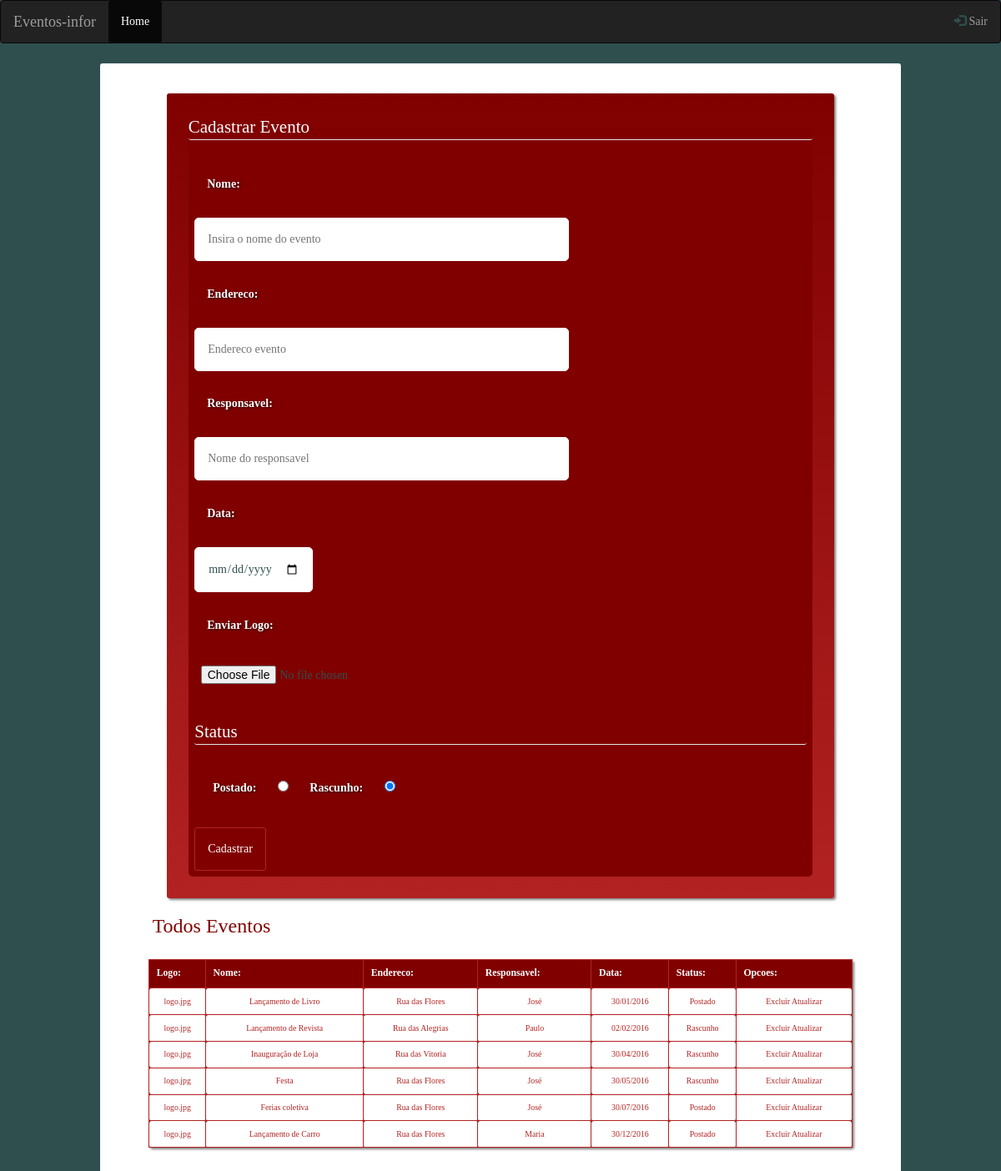
The app's page /painel.php (signed in) with its own data.
### tables this page shows
CREATE TABLE evento(
	id_evento INT AUTO_INCREMENT PRIMARY KEY,
	id_usuario INT NOT NULL REFERENCES usuario(id_usuario),
	nome VARCHAR(60) NOT NULL,
	endereco VARCHAR(60) NOT NULL,
	responsavel VARCHAR(60) NOT NULL,
	logo VARCHAR(60) NOT NULL,
	status_evento BOOL NOT NULL,
	data_evento DATE NOT NULL
);

### app/controller/Controller.php (called while the page is built, shortened)
<?php
	Class Controller{
		public function painelAction(){
			$eventoDAO = new EventoDAO();
			$eventos = $eventoDAO->getEventos();
			include "app/view/layout-painel.php";
		}
	}
?>

### painel.php (called while the page is built, shortened)
<?php
	include "app/model/EventoDAO.php";
	include "app/model/helper.php";
	include "app/controller/Controller.php";
	$controller = new Controller();
	$controller->painelAction();
?>

### app/model/DAO.php (called while the page is built, shortened)
<?php
	class DAO{
		public function __construct(){
			$this->host = "localhost";
			$this->user = "root";
			$this->password = "";
			$this->dataBase = "eventos";
			$this->mysqli = new mysqli($this->host,$this->user,$this->password, $this->dataBase);
		}
	}
?>

### app/model/EventoDAO.php (called while the page is built, shortened)
<?php
	include "DAO.php";
	class EventoDAO extends DAO{
		public function getEventos(){
			$sql = "SELECT * FROM evento ORDER BY data_evento";
			$result = $this->mysqli->query($sql);
			$eventos = array();
			while($e = $result->fetch_object()){
				$eventos[] = $e;
			}
			return $eventos;
		}
	}
?>

### app/model/helper.php (called while the page is built, shortened)
<?php
	function statusForView($status){
		if($status == 0){
			return "Rascunho";
		}
		return "Postado";
	}
	function dateForView($data){
		$dados = explode("-",$data);
		$data_exibir = "{$dados[2]}/{$dados[1]}/{$dados[0]}";
		return $data_exibir;
	}
?>

### app/view/layout-painel.php (the view, shortened to what this page needs)
<!DOCTYPE html>
<html lang="pt">
	<head>
		<link rel="stylesheet" href="css/style.css"/>
		<link rel="stylesheet" href="http://maxcdn.bootstrapcdn.com/bootstrap/3.3.6/css/bootstrap.min.css">
	</head>
	<body class="corpo">
		<?php include "app/view/nav-bar.php";?>
		<div class="principal">
			<form method="POST" class="formulario">
				<fieldset>
					<legend class="legend">Cadastrar Evento</legend>
					<label>Nome:</label><br>
					<input type="text" name="nome" id="nome" placeholder="Insira o nome do evento"required><br>
					<label>Endereco:</label><br>
					<input type="text" name="endereco" id="endereco" placeholder="Endereco evento"required><br>
					<label>Responsavel:</label><br>
					<input type="text" name="responsavel" id="responsavel" placeholder="Nome do responsavel"required><br>
					<label>Data:</label><br>
					<input type="date" name="data_evento" required/><br>
					<label>Enviar Logo:</label><br>
					<input type="file" name="logo" required/><br>
					<fieldset class="status">
						<legend class="legend">Status</legend>
						<label for="s1">Postado:</label>
						<input type="radio" id="s1"name="status_evento" value="1"/>
						<label for="s2">Rascunho:</label>
						<input type="radio" id="s2"name="status_evento" value="0" checked/><br>
					</fieldset>
					<input type="submit" value="Cadastrar"/>
				</fieldset>
			</form>
			<h3>Todos Eventos</h3>
			<table class="tabela">
				<tr>
					<th>Logo:</th>
					<th>Nome:</th>
					<th>Endereco:</th>
					<th>Responsavel:</th>
					<th>Data:</th>
					<th>Status:</th>
					<th>Opcoes:</th>
				</tr>
				<?php foreach ($eventos as $e ): ?>
					<tr>
						<td><?= $e->logo; ?></td>
						<td><?= $e->nome; ?></td>
						<td><?= $e->endereco; ?></td>
						<td><?= $e->responsavel ;?></td>
						<td><?= dateForView($e->data_evento);?></td>
						<td><?= statusForView($e->status_evento) ;?></td>
						<td>
							<a href="excluir.php?id=<?= $e->id_evento; ?>">Excluir</a>
							<a href="atualizar.php?id=<?= $e->id_evento; ?>">Atualizar</a>
						</td>
					</tr>
				<?php endforeach; ?>
			</table>
		</div>
	</body>
</html>

### app/view/nav-bar.php
<nav class="navbar navbar-inverse">
  <div class="container-fluid">
    <div class="navbar-header">
      <a class="navbar-brand" href="index.php">Eventos-infor</a>
    </div>
    <ul class="nav navbar-nav">
      <li class="active"><a href="index.php">Home</a></li>
    </ul>
    <ul class="nav navbar-nav navbar-right">
      <li><a href="logoff.php"><span class="glyphicon glyphicon-log-in"></span> Sair</a></li>
    </ul>
  </div>
</nav>

### css/style.css (style rules this page uses)
* { border-radius: 3px; font-family: Verdana; color: #2F4F4F; }
.corpo { background: #2F4F4F; }
.principal h1, .principal h3 { color: #800000; margin-left: 3%; }
.principal { width: 80%; margin: 2% auto auto; background: #FFF; position: relative; padding: 3%; }
.formulario { background-image: linear-gradient(to bottom,#800000,#B22222); box-shadow: 2px 2px 3px rgba(0,0,0,0.5); width: 90%; max-height: 10%; margin: 0% auto auto; padding: 2%; transition: all 1s; }
.formulario fieldset { margin: 1%; background: #800000; border-radius: 5px; z-index: 0; }
.formulario label, .formulario span { color:#FFF; padding: 2%; margin: 1%; text-shadow: 1px 1px 3px rgba(0,0,0,0.7); }
.legend { color:#FFF; text-shadow: none; background: none; box-shadow: 0px 0px 0px #000; }
input { padding: 2%; }
input[type=text], input[type=date], input[type=email],input[type=password] { border-radius: 5px; border: 1px solid #FFF; margin: 1%; transition: all 1s; }
input[type=text] { width: 60%; }
input[type=submit], input[type=reset] { background: #800000; border: 1px solid #B22222; color: #FFF; margin: 1%; transition: all 0.5s; }
.tabela { background-image: linear-gradient(to bottom,#B22222,#800000); box-shadow: 2px 2px 3px rgba(0,0,0,0.5); font-size: 0.7em; width: 95%; height: auto; margin: 3% auto 3%; padding: 2%; transition: all 1s; position: relative; }
.tabela a { color: #B22222; background: #FFF; border: none; transition: all 0.5s; }
.tabela th { border: 1px solid #B22222; background: #800000; color: #FFF; padding: 1%; font-size: 1.2em; }
.tabela td { border: 1px solid #B22222; background: #FFF; color: #B22222; text-align: center; padding: 1%; transition: all 0.5s; }

### records on screen
evento: logo "logo.jpg", nome "Lançamento de Livro", endereco "Rua das Flores", responsavel "José", data_evento "30/01/2016", status_evento "Postado"
evento: logo "logo.jpg", nome "Lançamento de Revista", endereco "Rua das Alegrias", responsavel "Paulo", data_evento "02/02/2016", status_evento "Rascunho"
evento: logo "logo.jpg", nome "Inauguração de Loja", endereco "Rua das Vitoria", responsavel "José", data_evento "30/04/2016", status_evento "Rascunho"
evento: logo "logo.jpg", nome "Festa", endereco "Rua das Flores", responsavel "José", data_evento "30/05/2016", status_evento "Rascunho"
evento: logo "logo.jpg", nome "Ferias coletiva", endereco "Rua das Flores", responsavel "José", data_evento "30/07/2016", status_evento "Postado"
evento: logo "logo.jpg", nome "Lançamento de Carro", endereco "Rua das Flores", responsavel "Maria", data_evento "30/12/2016", status_evento "Postado"
